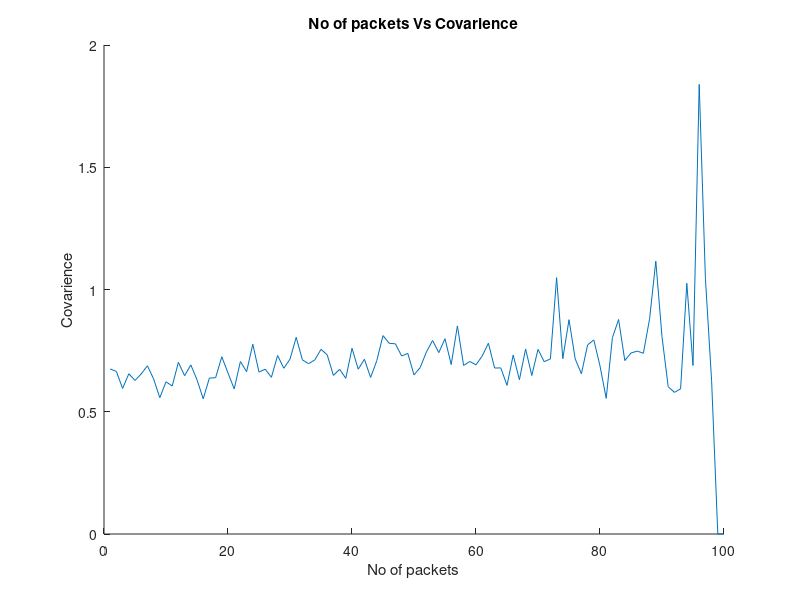
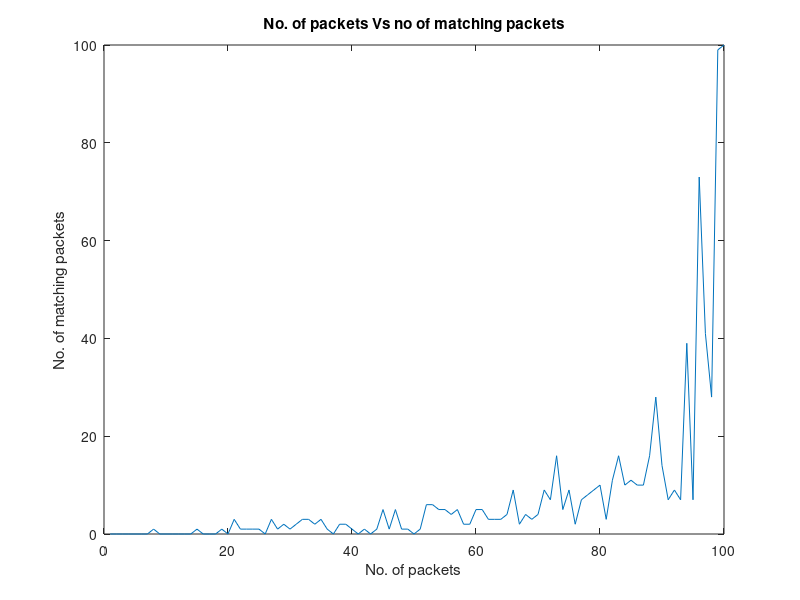

The MATLAB source for these figures, in order:
clear all;
clc;
N=100;
%M=17;
fileID=fopen('Mini_150.csv','w');
C=zeros(100,2);
D=zeros(100,2);
%T=csvread('Dataset2.csv');

%fprintf(fileID,"For N = %d\n\n\n",N);
%fprintf(fileID,"M    count   cv\n");
for M = 1:100
    min=1;
    max=30;
    for i=1:M
        for j=1:N
            %       P(i,j)=i+j;
            P(i,j)=sqrt(2/N)*cos((pi/N)*(i-1+1/2)*(j-1+1/2));
        end
    end
    % r = (b-a).*rand(1000,1) + a;
    d=(max-min).*rand(N,1)+min;
    d=round(d);
    y=P*d;
    P1=pinv(P);
    d1=P'*y;
    d1=round(d1);
    compareP=round(P')==round(P1);
    compareD=round(d)==round(d1);
    a=sum(compareD(1:M,1));
    c=round(d)-round(d1);
    c=abs(c);
    mean2=mean(c);
    sd=std(c);
    cv=sd/mean2;
    if mean2==0
        cv=0;
    end;
    nbytes2=fprintf(fileID,'%d    %d    %f \n',M,a,cv);
    C(M,2)=cv;
    C(M,1)=M;   
    D(M,2)=a;
    D(M,1)=M;

end;
fclose(fileID);
hold on;
plot(C(:,1),C(:,2));
title("No of packets Vs Covarience");
xlabel("No of packets");
ylabel("Covarience");
%figure,plot(B(:,1),B(:,2));
figure,plot(D(:,1),D(:,2));
title("No. of packets Vs no of matching packets");
xlabel("No. of packets");
ylabel("No. of matching packets");

save WS_random.mat;